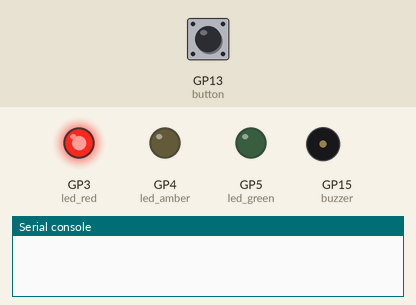
This program was run on a simulated Raspberry Pi Pico running MicroPython. On the bench: output pins drawn as LEDs (lit = HIGH), buzzer (waves = sounding, pin HIGH), the last lines printed to the serial console. Inputs (shaded band) come from the test bench; at power-on: GP13 (button) HIGH. Threads take turns every 2 ms.

Above: at 1.2 s.
1.3 s: GP13 (button) pulled LOW for 0.15 s
At 5.6 s:
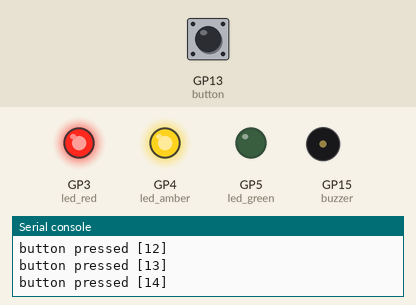
At 17.1 s:
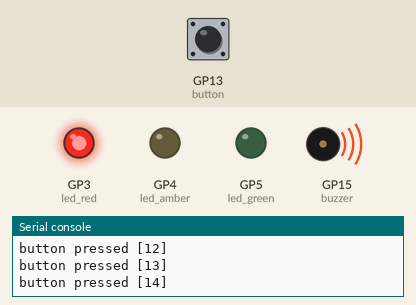
Timing chart, 0 to 18.9 s (numbered marks = the images above; inputs shaded):
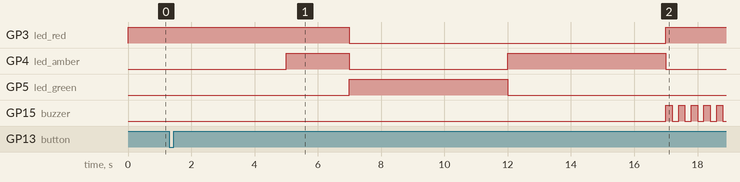

Measured:
- after the input at 1.3 s, GP15 (buzzer): alternates HIGH for 0.20 s and LOW for 0.20 s, starting after 15.7 s

The program:

chapter_5.py
```python
import machine
import utime
import _thread

led_red = machine.Pin(3, machine.Pin.OUT)
led_amber = machine.Pin(4, machine.Pin.OUT)
led_green = machine.Pin(5, machine.Pin.OUT)

button = machine.Pin(13, machine.Pin.IN, machine.Pin.PULL_UP)
buzzer = machine.Pin(15, machine.Pin.OUT)

global button_pressed
global button_count
button_pressed = False
button_count = 0

def button_reader_thread():
    global button_pressed
    global button_count
    while True:
        if button.value() == 0:
            button_pressed = True
            print("button pressed [" + str(button_count) + "]")
            button_count = button_count + 1
        utime.sleep(0.01)

_thread.start_new_thread(button_reader_thread, ())

while True:
    if button_pressed == True:
        led_red.value(1)
        for i in range(10):
            buzzer.value(1)
            utime.sleep(0.2)
            buzzer.value(0)
            utime.sleep(0.2)
        global button_pressed
        global button_count
        button_pressed = False
        button_count = 0
        print("button status deleted")
    led_red.value(1)
    utime.sleep(5)
    led_amber.value(1)
    utime.sleep(2)
    led_red.value(0)
    led_amber.value(0)
    led_green.value(1)
    utime.sleep(5)
    led_green.value(0)
    led_amber.value(1)
    utime.sleep(5)
    led_amber.value(0)
```
